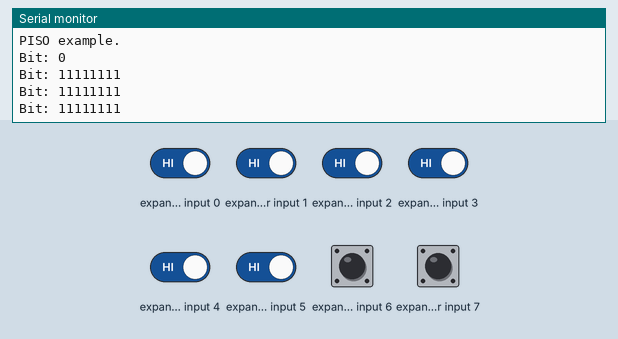
This sketch was run on a simulated Arduino Uno, built with avr-gcc and run on an emulated ATmega328P. Parts: the last lines printed to the serial monitor. Wiring (inferred from the names in the program): input shift register (74HC165): load pin 4; clock pin 3; serial out pin 2. Inputs (shaded band) come from the test bench; at power-on: expander input 0–7 HIGH.

Above: at 1.8 s.
1.9 s: expander input 0 driven LOW
At 2.9 s:
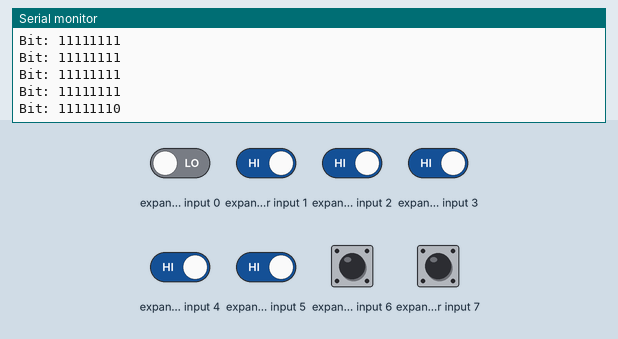
3.4 s: expander input 1 driven LOW
At 4.4 s:
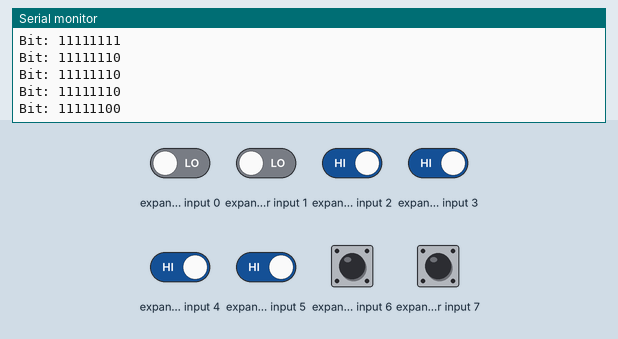
4.9 s: expander input 2 driven LOW
At 5.9 s:
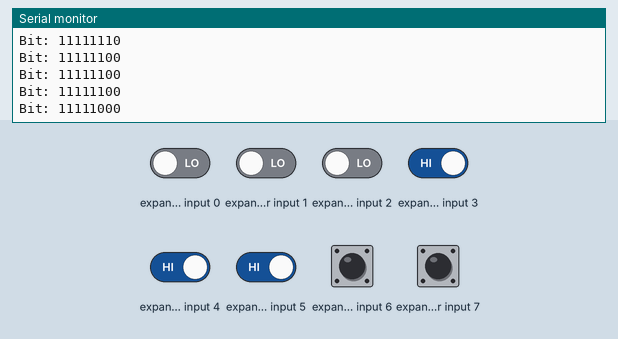
6.4 s: expander input 3 driven LOW
At 7.4 s:
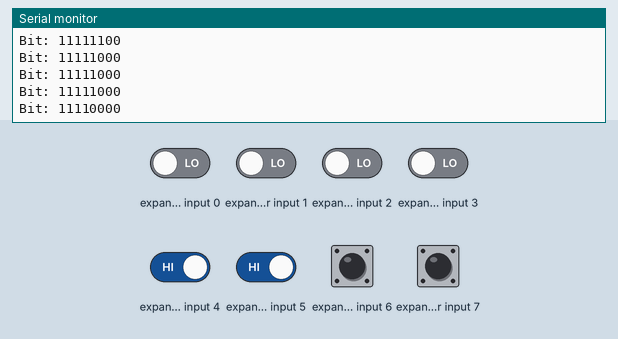
7.9 s: expander input 4 driven LOW
At 8.9 s:
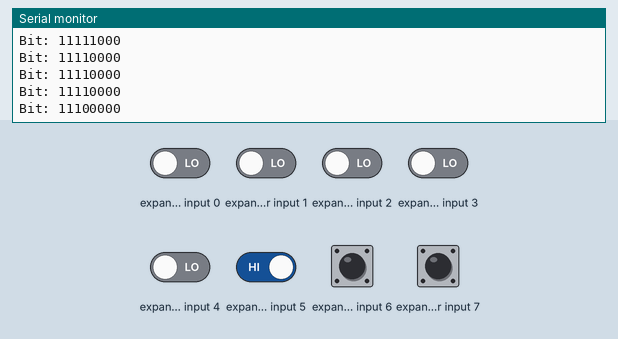
9.4 s: expander input 5 driven LOW
At 10.4 s:
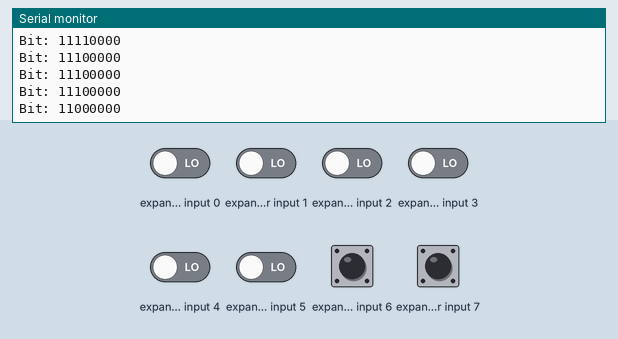
Timing chart, 0 to 11.9 s (numbered marks = the images above; inputs shaded):
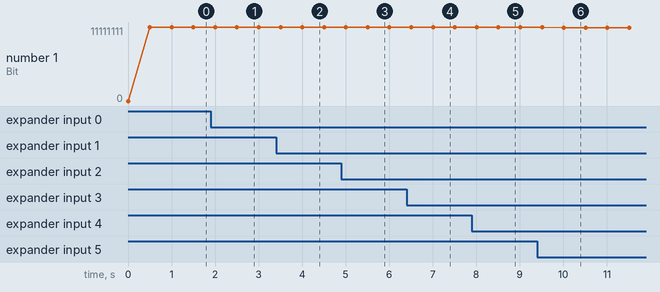

The sketch:

CD4021_74HC165.ino
```cpp
//controlling 74HC165/CD4021

#define SELECTED_CHIP 0 //0 = 74HC165, 1 = CD4021

#ifdef SELECTED_CHIP
#if SELECTED_CHIP != 0 && SELECTED_CHIP != 1
#error "Invalid Value Entered For SELECTED_CHIP"
#elif SELECTED_CHIP == 0
// ONLY for 74HC165
// const uint8_t ClkInkPin = 9; CLK_INH(pin 15) Connect to GND if unused
#endif
// Define Connections to   74HC165  |   CD4021
const int SH_LDPin = 4; //  SH_LD(pin 1)| SH_LD(pin 9)
const int clockPin = 3; //  CLK(pin 2)  | CLK(pin 10)
const int dataPin = 2;  //  QH(pin 9) | QH(pin 12)
//74HC165: SH_LD LOW -> load, HIGH-> shift
//CD4021: SH_LD LOW -> shift, HIGH-> load
#else
#error "SELECTED_CHIP Not Defined!"
#endif

const int numBits = 8;   /* Set to 8  -  8*(number of shift registers) */

void setup() {
  Serial.begin(115200);
  pinMode(dataPin, INPUT);
  pinMode(clockPin, OUTPUT);
  pinMode(SH_LDPin, OUTPUT);

  //Load parallel input into register
#if SELECTED_CHIP == 0
  digitalWrite(SH_LDPin, LOW);
#else
  digitalWrite(SH_LDPin, HIGH);
#endif

  Serial.println("PISO example.");
}

void loop() {
  int bytes = 0;
  // Step 1: Sample
  //Set chip for Serial Out read
#if SELECTED_CHIP == 0
  digitalWrite(SH_LDPin, HIGH);
#else
  digitalWrite(SH_LDPin, LOW);
#endif

  // Step 2: Shift
  Serial.print("Bit: ");
  for (int i = 0; i < numBits; i++) {
    bytes <<= 1;
    bytes |= digitalRead(dataPin);
    digitalWrite(clockPin, HIGH); // Shift out the next bit
    digitalWrite(clockPin, LOW);
  }

  //Load parallel input into register
#if SELECTED_CHIP == 0
  digitalWrite(SH_LDPin, LOW);
#else
  digitalWrite(SH_LDPin, HIGH);
#endif

  Serial.println(bytes, BIN);
  delay(500);
}
```

Measured:
- after the input at 1.9 s, the serial monitor: prints a new line after 0.60 s (image 1)
- after the input at 3.4 s, the serial monitor: prints a new line after 0.60 s (image 2)
- after the input at 4.9 s, the serial monitor: prints a new line after 0.61 s (image 3)
- after the input at 6.4 s, the serial monitor: prints a new line after 0.61 s (image 4)
- after the input at 7.9 s, the serial monitor: prints a new line after 0.61 s (image 5)
- after the input at 9.4 s, the serial monitor: prints a new line after 0.61 s (image 6)
- plotted number 1: 11111111 → 11111110 after the input at 1.9 s, 11111110 → 11111100 after the input at 3.4 s, 11111100 → 11111000 after the input at 4.9 s, 11111000 → 11110000 after the input at 6.4 s, 11110000 → 11100000 after the input at 7.9 s
